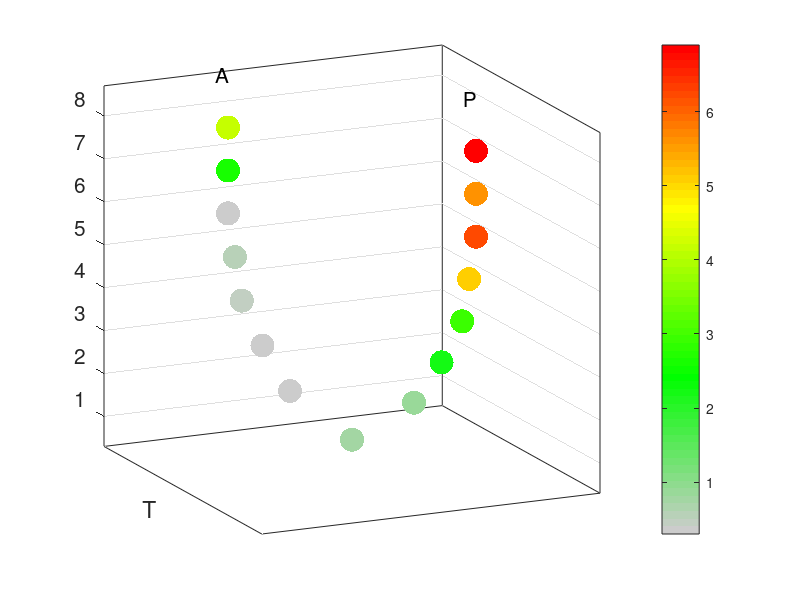
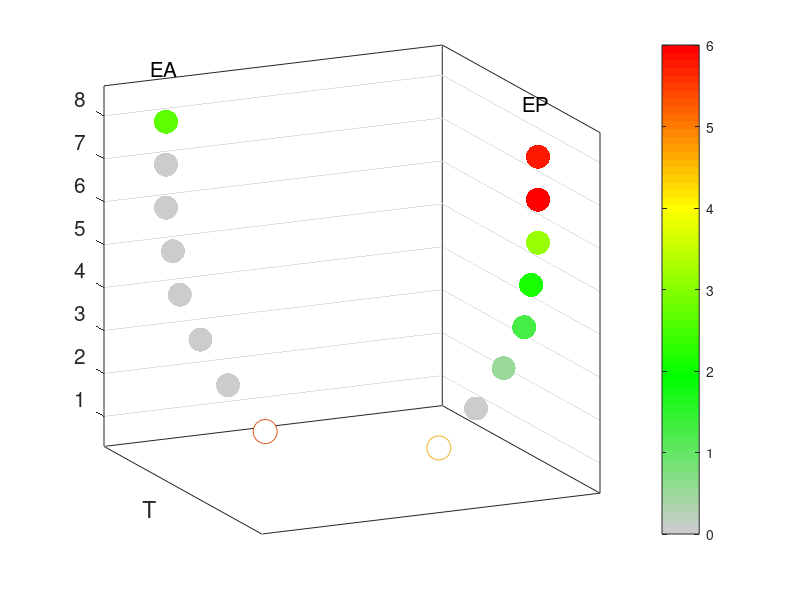

Source code (MATLAB) for these figures, in order:
% E6.75 3D Corn Plot Epiblast + Endoderm
% Epiblast
expr1 = importdata('E6.75_Epi_3D.txt');
data1 = expr1.data;
name1 = expr1.textdata;

x1 = [0,-1,1,-13/9,13/9,-16/9,16/9,-17/9,17/9,-2,2,-2,2,-2,2];
y1 = [0,-1,1,-13/9,13/9,-16/9,16/9,-17/9,17/9,-2,2,-2,2,-2,2];
z1 = [1,2,2,3,3,4,4,5,5,6,6,7,7,8,8];

Gene = 'T';n = 0;
for i = 1:length(name1);
    if isequal(char(name1(i,1)),Gene);
        n = i;
    end;
end;

c = data1(n-1,:);
epiblast = figure
scatter3(x1,y1,z1,300,c,'filled')
view(65,15)
colorbar('eastoutside')
ax = gca
load('MyColormaps','mycmap')
colormap(ax,mycmap)
hold on
xlabel(name1(n,1),'FontSize',15)
text(-2.2,-2.2,9.2,'A','FontSize',15)
text(1.8,1.8,9.2,'P','FontSize',15)

set(gca,'xtick',[],'xticklabel',[],'xlim',[-4,4])
set(gca,'ytick',[],'yticklabel',[],'ylim',[-4,4])
set(gca,'ztick',[1,2,3,4,5,6,7,8],'zticklabel',[1,2,3,4,5,6,7,8],'zlim',[0.3,8.7],'FontSize',15)
box on
set(epiblast,'position',[100 100 510 380])
hold off

% Endoderm
expr3 = importdata('E6.75_End_3D.txt');
data3 = expr3.data;
name3 = expr3.textdata;

x3 = [-1.4,1.4,-2,2,-22/9,22/9,-25/9,25/9,-26/9,26/9,-3,3,-3,3,-3,3];
y3 = [-1.4,1.4,-2,2,-22/9,22/9,-25/9,25/9,-26/9,26/9,-3,3,-3,3,-3,3];
z3 = [1,1,2,2,3,3,4,4,5,5,6,6,7,7,8,8];

c = data3(n-1,:);
endoderm = figure
scatter3(x3,y3,z3,300,c,'filled')
view(65,15)
colorbar('eastoutside')
ax = gca
load('MyColormaps','mycmap')
colormap(ax,mycmap)
hold on

% delete missing position
scatter3(-1.4,-1.4,1,300,'MarkerFaceColor','w') % 1EA
scatter3(1.4,1.4,1,300,'MarkerFaceColor','w') % 1EP
scatter3(-1.4,-1.4,1,300,'k') % 1EA
scatter3(1.4,1.4,1,300,'k') % 1EP

xlabel(name3(n,1),'FontSize',15)
text(-3.25,-3.25,9.2,'EA','FontSize',15)
text(2.75,2.75,9.2,'EP','FontSize',15)

set(gca,'xtick',[],'xticklabel',[],'xlim',[-4,4])
set(gca,'ytick',[],'yticklabel',[],'ylim',[-4,4])
set(gca,'ztick',[1,2,3,4,5,6,7,8],'zticklabel',[1,2,3,4,5,6,7,8],'zlim',[0.3,8.7],'FontSize',15)
box on
set(endoderm,'position',[100 100 510 380])
hold off
